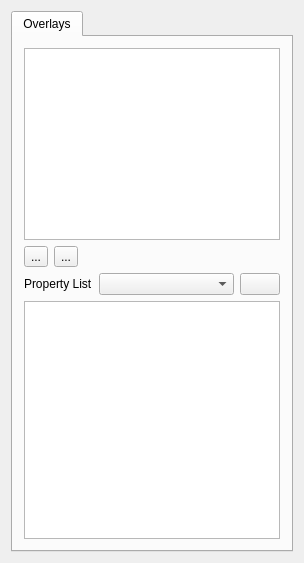
<?xml version="1.0" encoding="UTF-8"?>
<ui version="4.0">
 <class>QmitkOverlayManagerViewControls</class>
 <widget class="QWidget" name="QmitkOverlayManagerViewControls">
  <property name="geometry">
   <rect>
    <x>0</x>
    <y>0</y>
    <width>304</width>
    <height>563</height>
   </rect>
  </property>
  <property name="minimumSize">
   <size>
    <width>0</width>
    <height>0</height>
   </size>
  </property>
  <property name="windowTitle">
   <string>QmitkTemplate</string>
  </property>
  <layout class="QVBoxLayout" name="verticalLayout">
   <item>
    <widget class="QTabWidget" name="tabWidget">
     <property name="currentIndex">
      <number>0</number>
     </property>
     <widget class="QWidget" name="m_PropertyListTab">
      <attribute name="title">
       <string>Overlays</string>
      </attribute>
      <layout class="QVBoxLayout" name="verticalLayout_5">
       <item>
        <widget class="QListWidget" name="m_OverlayList">
         <property name="sizePolicy">
          <sizepolicy hsizetype="Expanding" vsizetype="Preferred">
           <horstretch>0</horstretch>
           <verstretch>0</verstretch>
          </sizepolicy>
         </property>
         <property name="minimumSize">
          <size>
           <width>0</width>
           <height>40</height>
          </size>
         </property>
         <property name="editTriggers">
          <set>QAbstractItemView::AnyKeyPressed|QAbstractItemView::DoubleClicked|QAbstractItemView::EditKeyPressed</set>
         </property>
        </widget>
       </item>
       <item>
        <layout class="QHBoxLayout" name="horizontalLayout">
         <property name="topMargin">
          <number>0</number>
         </property>
         <item>
          <widget class="QToolButton" name="m_AddOverlay">
           <property name="text">
            <string>...</string>
           </property>
           <property name="icon">
            <iconset resource="../../../org.mitk.gui.qt.ext/resources/org_mitk_icons.qrc">
             <normaloff>:/org_mitk_icons/icons/tango/scalable/actions/list-add.svg</normaloff>:/org_mitk_icons/icons/tango/scalable/actions/list-add.svg</iconset>
           </property>
          </widget>
         </item>
         <item>
          <widget class="QToolButton" name="m_DeleteOverlay">
           <property name="text">
            <string>...</string>
           </property>
           <property name="icon">
            <iconset resource="../../../org.mitk.gui.qt.ext/resources/org_mitk_icons.qrc">
             <normaloff>:/org_mitk_icons/icons/tango/scalable/actions/list-remove.svg</normaloff>:/org_mitk_icons/icons/tango/scalable/actions/list-remove.svg</iconset>
           </property>
          </widget>
         </item>
         <item>
          <spacer name="horizontalSpacer">
           <property name="orientation">
            <enum>Qt::Horizontal</enum>
           </property>
           <property name="sizeHint" stdset="0">
            <size>
             <width>40</width>
             <height>20</height>
            </size>
           </property>
          </spacer>
         </item>
        </layout>
       </item>
       <item>
        <layout class="QHBoxLayout" name="horizontalLayout_2">
         <property name="topMargin">
          <number>0</number>
         </property>
         <item>
          <widget class="QLabel" name="propertyListLabel">
           <property name="sizePolicy">
            <sizepolicy hsizetype="Maximum" vsizetype="Preferred">
             <horstretch>0</horstretch>
             <verstretch>0</verstretch>
            </sizepolicy>
           </property>
           <property name="text">
            <string>Property List</string>
           </property>
          </widget>
         </item>
         <item>
          <widget class="QComboBox" name="propertyListComboBox">
           <property name="sizePolicy">
            <sizepolicy hsizetype="Expanding" vsizetype="Fixed">
             <horstretch>0</horstretch>
             <verstretch>0</verstretch>
            </sizepolicy>
           </property>
          </widget>
         </item>
         <item>
          <widget class="QPushButton" name="newButton">
           <property name="toolTip">
            <string>Add new property</string>
           </property>
           <property name="text">
            <string/>
           </property>
           <property name="icon">
            <iconset resource="../../resources/Properties.qrc">
             <normaloff>:/Properties/new.png</normaloff>:/Properties/new.png</iconset>
           </property>
           <property name="iconSize">
            <size>
             <width>16</width>
             <height>16</height>
            </size>
           </property>
           <property name="flat">
            <bool>false</bool>
           </property>
          </widget>
         </item>
        </layout>
       </item>
       <item>
        <layout class="QVBoxLayout" name="verticalLayout_4">
         <item>
          <widget class="QTreeView" name="m_PropertyTree">
           <property name="sizePolicy">
            <sizepolicy hsizetype="Expanding" vsizetype="Expanding">
             <horstretch>0</horstretch>
             <verstretch>0</verstretch>
            </sizepolicy>
           </property>
          </widget>
         </item>
        </layout>
       </item>
      </layout>
     </widget>
    </widget>
   </item>
  </layout>
 </widget>
 <layoutdefault spacing="6" margin="11"/>
 <resources>
  <include location="../../../org.mitk.gui.qt.ext/resources/org_mitk_icons.qrc"/>
  <include location="../../resources/Properties.qrc"/>
 </resources>
 <connections/>
</ui>
